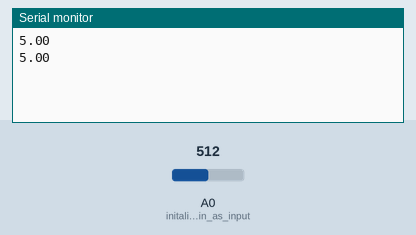
Simulated run of this sketch. Board: Arduino Uno, built with avr-gcc and run on an emulated ATmega328P. Shown: the last lines printed to the serial monitor. The inputs (shaded band) are chosen by the test bench; at power-on: A0 (initalize_pin_as_input) = 512.

Above: at 1.8 s.
1.9 s: A0 (initalize_pin_as_input) set to 716
At 2.6 s:
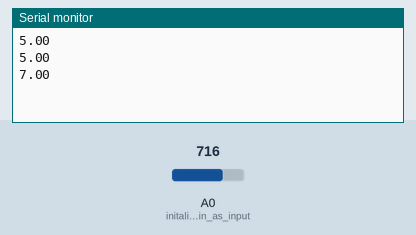
3.4 s: A0 (initalize_pin_as_input) set to 900
At 4.8 s:
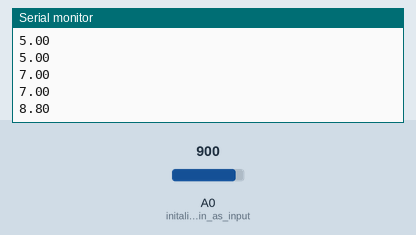
Timing chart, 0 to 6.4 s (numbered marks = the images above; inputs shaded):
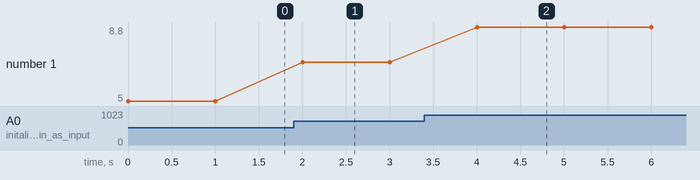

The sketch:

demo.ino
```cpp
// the setup function runs once when you press reset or power the board
void setup() {
  pinMode(A0, INPUT);  //initalize pin as input
  Serial.begin(9600);
}
double repvalue = 0;
double voltage = 0;
double current = 0.18;
double power = 0;
double efficiency = 0.15;
double scaledpower = 0;
double panelarea = 0.009025;
double irradiance = 0;
// the loop function runs over and over again forever
void loop() {
  repvalue = analogRead(A0);
  voltage = (((repvalue)*5)/1023)*2; // convert to voltage. 2 10KOHM resistors in series, good till 10V input
  power = voltage* current;
  scaledpower = power / efficiency ;
  irradiance = scaledpower / panelarea;
  Serial.println(voltage);
  delay(1000);
}
```

Measured:
- after the input at 1.9 s, the serial monitor: prints a new line after 0.10 s (image 1)
- after the input at 3.4 s, the serial monitor: prints a new line after 0.60 s (image 2)
- plotted number 1: 5 → 7 after the input at 1.9 s, 7 → 8.8 after the input at 3.4 s
